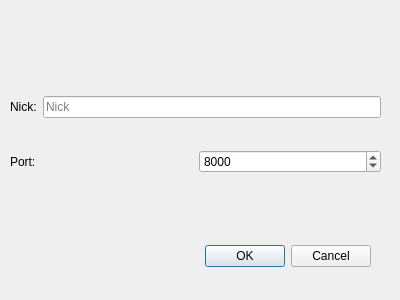
<?xml version="1.0" encoding="UTF-8"?>
<ui version="4.0">
 <class>HostDialog</class>
 <widget class="QDialog" name="HostDialog">
  <property name="geometry">
   <rect>
    <x>0</x>
    <y>0</y>
    <width>400</width>
    <height>300</height>
   </rect>
  </property>
  <property name="windowTitle">
   <string>Host setup</string>
  </property>
  <widget class="QDialogButtonBox" name="buttonBox">
   <property name="geometry">
    <rect>
     <x>30</x>
     <y>240</y>
     <width>341</width>
     <height>32</height>
    </rect>
   </property>
   <property name="orientation">
    <enum>Qt::Horizontal</enum>
   </property>
   <property name="standardButtons">
    <set>QDialogButtonBox::Cancel|QDialogButtonBox::Ok</set>
   </property>
  </widget>
  <widget class="QWidget" name="layoutWidget">
   <property name="geometry">
    <rect>
     <x>10</x>
     <y>70</y>
     <width>371</width>
     <height>131</height>
    </rect>
   </property>
   <layout class="QVBoxLayout" name="verticalLayout">
    <item>
     <layout class="QHBoxLayout" name="horizontalLayout_2">
      <item>
       <widget class="QLabel" name="nickLabel">
        <property name="text">
         <string>Nick:</string>
        </property>
       </widget>
      </item>
      <item>
       <widget class="QLineEdit" name="nickInput">
        <property name="placeholderText">
         <string>Nick</string>
        </property>
       </widget>
      </item>
     </layout>
    </item>
    <item>
     <layout class="QHBoxLayout" name="horizontalLayout">
      <item>
       <widget class="QLabel" name="portLabel">
        <property name="text">
         <string>Port:</string>
        </property>
       </widget>
      </item>
      <item>
       <widget class="QSpinBox" name="portInput">
        <property name="maximum">
         <number>1000000</number>
        </property>
        <property name="value">
         <number>8000</number>
        </property>
       </widget>
      </item>
     </layout>
    </item>
   </layout>
  </widget>
 </widget>
 <resources/>
 <connections>
  <connection>
   <sender>buttonBox</sender>
   <signal>accepted()</signal>
   <receiver>HostDialog</receiver>
   <slot>accept()</slot>
   <hints>
    <hint type="sourcelabel">
     <x>248</x>
     <y>254</y>
    </hint>
    <hint type="destinationlabel">
     <x>157</x>
     <y>274</y>
    </hint>
   </hints>
  </connection>
  <connection>
   <sender>buttonBox</sender>
   <signal>rejected()</signal>
   <receiver>HostDialog</receiver>
   <slot>reject()</slot>
   <hints>
    <hint type="sourcelabel">
     <x>316</x>
     <y>260</y>
    </hint>
    <hint type="destinationlabel">
     <x>286</x>
     <y>274</y>
    </hint>
   </hints>
  </connection>
 </connections>
</ui>
